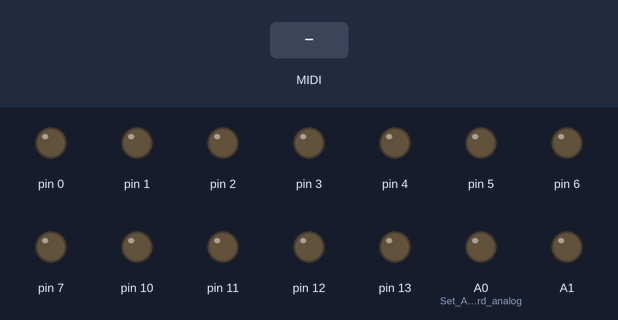
This sketch was run on a simulated Arduino Nano, built with avr-gcc and run on an emulated ATmega328P. On the bench: output pins drawn as LEDs (lit = HIGH). The test bench sets the inputs (shaded band). MIDI output is not drawn. At 1.3 s the program stops and its outputs stay as they are.

Above: at 1.2 s.
1.3 s: MIDI note 36 received
At 1.8 s:
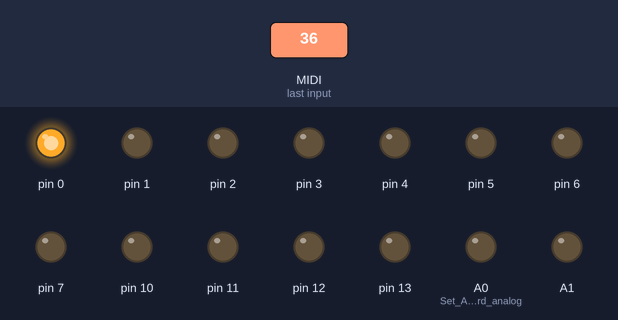
Timing chart, 0 to 2.8 s (numbered marks = the images above; inputs shaded):
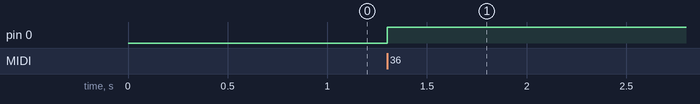

The sketch:

Dekoder_midi_ATMEGA32.ino
```cpp
//Author Romuald Milewski
#include <MIDI.h>   // Add Midi Library

//#define LED 13
//#define LED2 12// Arduino Board LED is on Pin 13

//Create an instance of the library with default name, serial port and settings
MIDI_CREATE_DEFAULT_INSTANCE();

void setup() {

pinMode (A0, OUTPUT); // Set Arduino board analog pins to output
digitalWrite (A0, LOW);
pinMode (A1, OUTPUT);
digitalWrite (A1, LOW);
pinMode (A2, OUTPUT);
digitalWrite (A2, LOW);
pinMode (A3, OUTPUT);
digitalWrite (A3, LOW);
pinMode (A4, OUTPUT);
digitalWrite (A4, LOW);
pinMode (A5, OUTPUT);
digitalWrite (A5, LOW);
pinMode (A6, OUTPUT);
digitalWrite (A6, LOW);
pinMode (A7, OUTPUT);
digitalWrite (A7, LOW);


  for (int a=0; a<8; a++)
{
pinMode (a, OUTPUT); // Set Arduino board digital pins to output
digitalWrite (a, LOW); // Set Arduino board digitsl pins to KIGH

}
   for (int a=10; a<24; a++)
{
pinMode (a, OUTPUT); // Set Arduino board digital pins to output
digitalWrite (a, LOW); // Set Arduino board digitsl pins to KIGH

}

// self-test jesli potrzebny
//  for (int a=16; a<32; a++)
//{
//digitalWrite (a, HIGH); // Set Arduino board digital pins to HIGH
//delay(350);
//digitalWrite (a, LOW); // Set Arduino board digital pins to LOW
//delay(50);
//}


  MIDI.begin(MIDI_CHANNEL_OMNI); // Initialize the Midi Library.
  // OMNI sets it to listen to all channels.. MIDI.begin(2) would set it
  // to respond to notes on channel 2 only.
  MIDI.setHandleNoteOn(MyHandleNoteOn); // This is important!! This command
  // tells the Midi Library which function you want to call when a NOTE ON command
  // is received. In this case it's "MyHandleNoteOn".
  MIDI.setHandleNoteOff(MyHandleNoteOff); // This command tells the Midi Library
  // to call "MyHandleNoteOff" when a NOTE OFF command is received.
}

void loop() { // Main loop
  MIDI.read(); // Continuously check if Midi data has been received.
}

// MyHandleNoteON is the function that will be called by the Midi Library
// when a MIDI NOTE ON message is received.
// It will be passed bytes for Channel, Pitch, and Velocity
void MyHandleNoteOn(byte channel, byte pitch, byte velocity) {

   for (int a=0; a<8; a=a++){
   if (pitch == 36+a) {
digitalWrite (a, HIGH); // Set Arduino board pin 13 to output
 }
}


    for (int a=10; a<32; a=a++){
   if (pitch == 44+a) {
digitalWrite (a, HIGH); // Set Arduino board pin 13 to output
 }
}


}

// MyHandleNoteOFF is the function that will be called by the Midi Library
// when a MIDI NOTE OFF message is received.
// * A NOTE ON message with Velocity = 0 will be treated as a NOTE OFF message *
// It will be passed bytes for Channel, Pitch, and Velocity

void MyHandleNoteOff(byte channel, byte pitch, byte velocity) {

   for (int a=0; a<8; a=a++){
   if (pitch == 36+a) {
digitalWrite (a, LOW); // Set Arduino board pin 13 to output
   }
 }

     for (int a=10; a<32; a=a++){
   if (pitch == 44+a) {
digitalWrite (a, LOW); // Set Arduino board pin 13 to output
 }
}

}
```

Measured:
- after the input at 1.3 s, pin 0: LOW → HIGH at once
